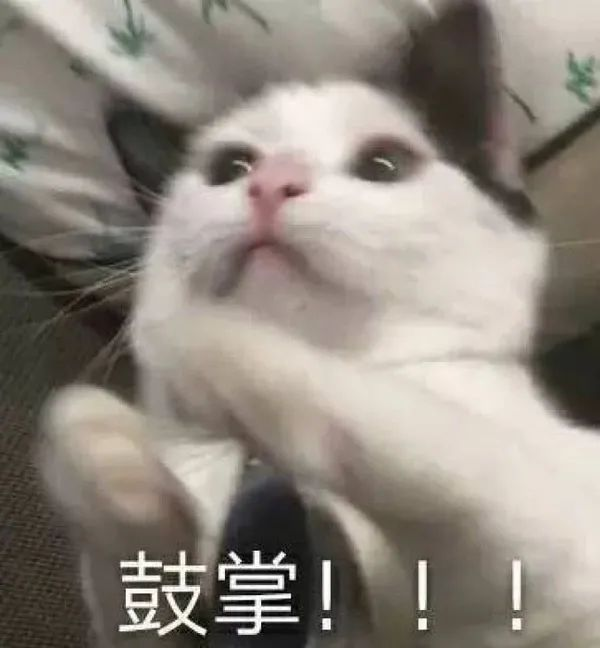
#> input picture learnning/01/Cute.png, 600 x 648 px, found by its file name
$ python study02.py
#> lines starting #> are read from the running program, lines starting #| are printed output that depends on the picture; after the words box and inside, x2 and y2 are one past the last pixel; in counts of white or black regions, pixels touching at a corner belong together
# 处理文件，摄像头，GUI
import cv2
import numpy as np

# TODO 读取写入图像文件
# cv2
# ·cv2.IMREAD_COLOR：该模式是默认选项，提供3通道的BGR图像，每个通道一个8位值（0～255）。
# ·cv2.IMREAD_GRAYSCALE：该模式提供8位灰度图像。
# ·cv2.IMREAD_ANYCOLOR：该模式提供每个通道8位的BGR图像或者8位灰度图像，具体取决于文件中的元数据。
# ·cv2.IMREAD_UNCHANGED：该模式读取所有的图像数据，包括作为第4通道的α或透明度通道（如果有的话）。
# ·cv2.IMREAD_ANYDEPTH：该模式加载原始位深度的灰度图像。
#     例如，如果文件以这种格式表示一幅图像，那么它提供每个通道16位的一幅灰度图像。
# ·cv2.IMREAD_ANYDEPTH｜cv2.IMREAD_COLOR：该组合模式加载原始位深度的BGR彩色图像。
# ·cv2.IMREAD_REDUCED_GRAYSCALE_2：该模式加载的灰度图像的分辨率是原始分辨率的1/2。
#     例如，如果文件包括一幅640×480的图像，那么它加载的是一幅320×240的图像。
# ·cv2.IMREAD_REDUCED_COLOR_2：该模式加载每个通道8位的BGR彩色图像，分辨率是原始图像的1/2。
# ·cv2.IMREAD_REDUCED_GRAYSCALE_4：该模式加载灰度图像，分辨率是原始图像的1/4。
# ·cv2.IMREAD_REDUCED_COLOR_4：该模式加载每个通道8位的彩色图像，分辨率是原始图像的1/4。
# ·cv2.IMREAD_REDUCED_GRAYSCALE_8：该模式加载灰度图像，分辨率是原始图像的1/8。
# ·cv2.IMREAD_REDUCED_COLOR_8：该模式加载每个通道8位的彩色图像，分辨率为原始图像的1/8。

# 例子
# grayimage = cv2.imread('D:/pythonworkspace/image processing/learnning/01/Cute.png', cv2.IMREAD_GRAYSCALE)
# cv2.imwrite('cute01.png', grayimage)

# 生成3*3全0像素数组(像素值0~225)
img = np.zeros((3, 3), dtype=np.uint8)

# cv2.cvtColor转成BGR格式
img = cv2.cvtColor(img, cv2.COLOR_GRAY2BGR)
print(img)
# shape返回行，列，通道数
print(img.shape)
# cv2.imwrite转换格式
# image = cv2.imread('cute.jpg')
# cv2.imwrite('D:/pythonworkspace/image processing/learnning/01/Cute.png', image)

# cv2.itemset 修改像素点位BGR值(蓝绿红)
url = 'D:/pythonworkspace/image processing/learnning/01/Cute.png'
img2 = cv2.imread(url)
#> img2 is the input picture: shape (648, 600, 3); mean B, G, R 126.7, 135.7, 143.2
img2 = cv2.cvtColor(img2, cv2.IMREAD_COLOR)
img2.itemset((100, 100, 0), 255)  # 将(100,100)处蓝色通道值改为255
#> img2: shape (648, 600, 3); under 0.01% of pixels changed, all inside (x1, y1, x2, y2) = (100, 100, 101, 101)
img2[:, :, 1] = 255  # 全部绿色通道改为255
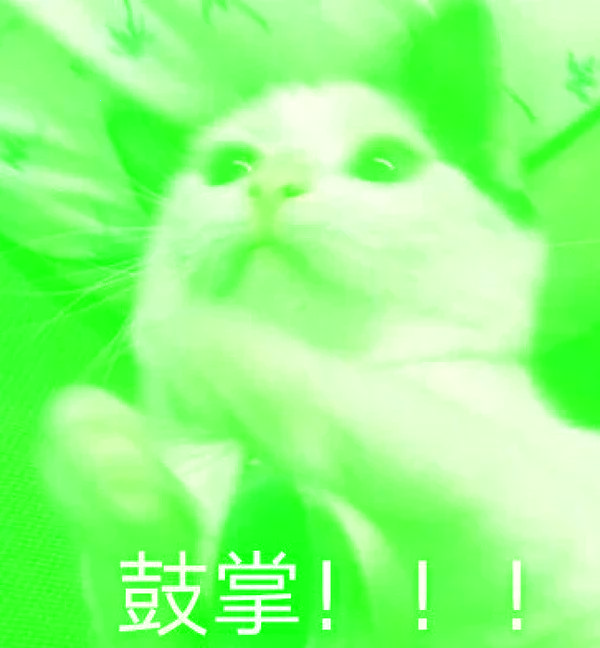
#> img2: shape (648, 600, 3); mean B, G, R 126.7, 255, 143.2
roi = img2[0:200, 0:100]
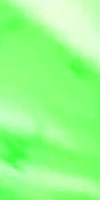
#> roi: shape (200, 100, 3); mean B, G, R 135.4, 255, 148.2
img2[300:500, 300:400] = roi
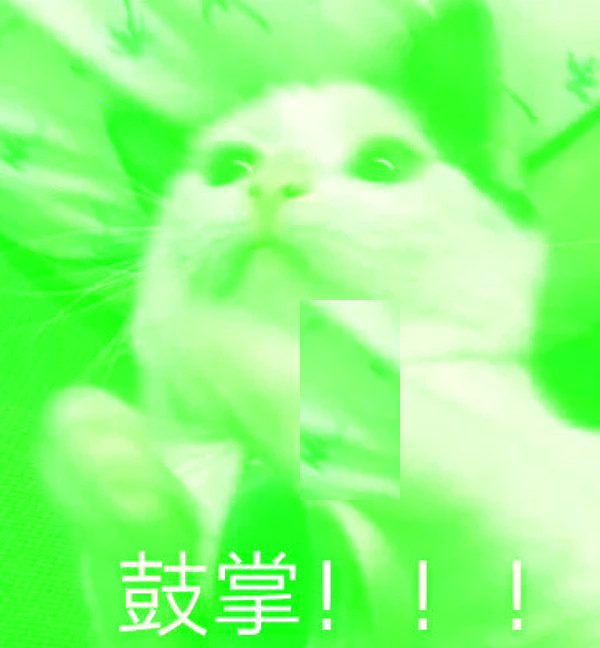
#> img2: shape (648, 600, 3); 5.14% of pixels changed, all inside (x1, y1, x2, y2) = (300, 300, 400, 500)

# 2.2.2 chapter02/2-RandomImages.py
# 2.2.4 读/写视频文件 chapter02/3-VideoCopyToYUV.py
# 2.2.5 捕捉摄像头帧 chapter02/4-TenSecondCameraCapture.py
# 2.2.6 在窗口中显示图像 chapter02/5-CameraWindow.py
